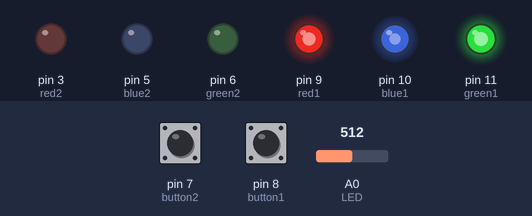
Recording of a sketch running on a simulated Arduino Uno, built with avr-gcc and run on an emulated ATmega328P. On the bench: output pins drawn as LEDs (lit = HIGH). Inputs (shaded band) come from the test bench; at power-on: A0 (LED) = 512, pin 8 (button1) HIGH, pin 7 (button2) HIGH. Random numbers use the default seed unless the sketch sets one.

Above: at 1.2 s.
1.3 s: A0 (LED) set to 122
At 4.2 s:
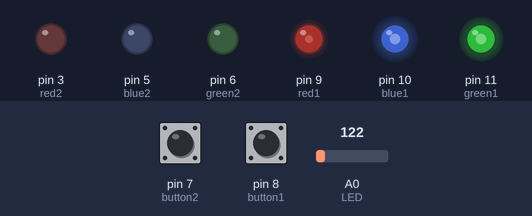
4.3 s: pin 8 (button1) pulled LOW for 3.2 s
At 4.9 s:
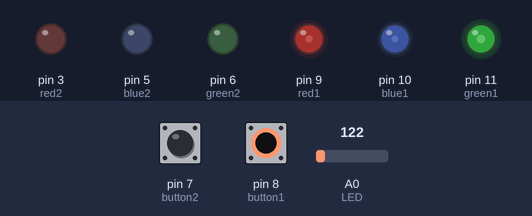
At 7.78 s:
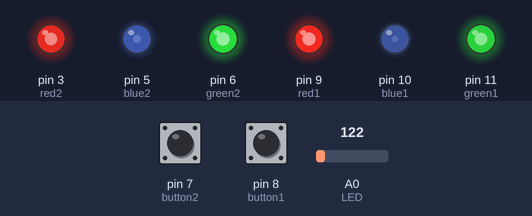
9.0 s: pin 7 (button2) pulled LOW for 1 s
12.0 s: A0 (LED) set to 5
15.0 s: pin 8 (button1) pulled LOW for 1 s
At 17.9 s:
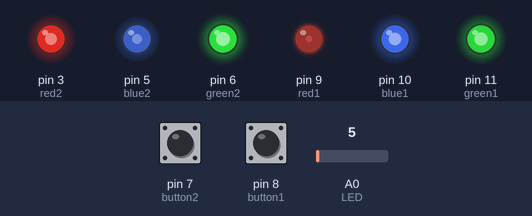
18.0 s: pin 7 (button2) pulled LOW for 3.2 s
Timing chart, 0 to 25.9 s (numbered marks = the images above; inputs shaded):
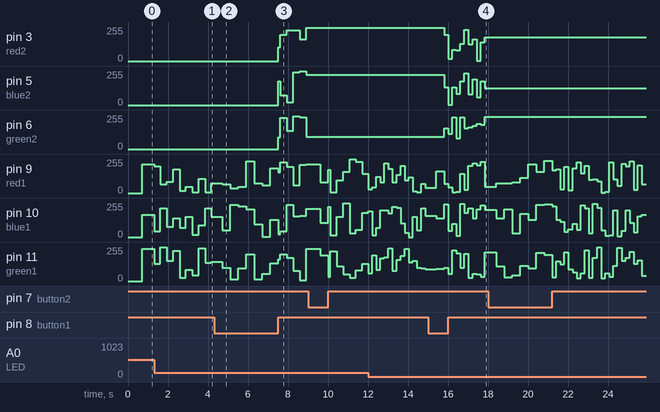

Measured:
- after the input at 4.3 s, pin 3 (red2): 0/255 → 103/255 after 3.2 s, → 197/255 0.12 s later, → 229/255 0.32 s later, → 232/255 0.32 s later, … (6 changes in this stretch); pin 5 (blue2): 0/255 → 180/255 after 3.2 s, → 72/255 0.12 s later, → 21/255 0.32 s later, → 246/255 0.32 s later, … (6 changes in this stretch)
- after the input at 15.0 s, pin 3 (red2): 250/255 → 196/255 after 0.80 s, → 18/255 0.20 s later, → 83/255 0.20 s later, → 81/255 0.20 s later, … (11 changes in this stretch); pin 5 (blue2): 228/255 → 134/255 after 0.80 s, → 2/255 0.20 s later, → 135/255 0.20 s later, → 83/255 0.20 s later, … (11 changes in this stretch)

The sketch:

Project_8.5_EN.ino
```cpp
// (licence header left out)
//led rgb 1
int red1 = 9; //red pin RGB led 1
int blue1 = 10; //blue pin RGB led 1
int green1 = 11; //green pin RGB led 1

//led rgb 2
int red2 = 3; //red pin RGB led 2
int blue2 = 5; //blue pin RGB led 2
int green2 = 6; //green pin RGB led 2

//other variables
int button1 = 8; //people join count
int button2 = 7; //people leave count
int people=0, late; //people counter and led delay
int debug=0; //variable to enable debugging (0 -> no, 1 -> yes)
unsigned long time0, timeA; //time count variables

void setup() {
  //setup code
  pinMode(red1, OUTPUT);
  pinMode(blue1, OUTPUT);
  pinMode(green1, OUTPUT);
  pinMode(red2, OUTPUT);
  pinMode(blue2, OUTPUT);
  pinMode(green2, OUTPUT);
  pinMode(button1, INPUT);
  pinMode(button2, INPUT);
  Serial.begin(9600); //serial monitor initialization
}

void loop() {
  //loop code
  timeA = millis(); //millis startup
  late=analogRead(A0); //read value speed color change LED
  late=map(late, 0, 1023, 200, 1200); //value adapting
  //reading join counter
  if(digitalRead(button1)==LOW) {
    delay(200);
    people++; //people increase
  }
  //reading leave counter
  if(digitalRead(button2)==LOW) {
    delay(200);
    people--; //people decrease
    if(people<0) { //negativity check (if people is less than 0 set value to 0)
      people=0;
    }
  }
  //check time difference with speed time
  if((timeA - time0) >= late) {
    time0=timeA;
    //RGB led function
    rgbLedDisplay(red1, blue1, green1,
                  random(256), random(256), random(256));
    //Checking the number of people and lighting RGB Led 2
    if(people>=15) {
      rgbLedDisplay(red2, blue2, green2,
                  random(256), random(256), random(256));
    }
  }
    /*
     * enable debug system in the serial monitor
     * if the variable is 1
     */
    if(debug==1) {
    Serial.print("\nPeople number: ");
    Serial.print(people);
    Serial.print(" Led Speed: ");
    Serial.print(late);
  }
}

/*
 * RGB led function for color
 * Variables structure:
 * @param redPin red led pin
 * @param bluePin blue led pin
 * @param greenPin green led pin
 * @param red red led intensity value
 * @param green green led intensity value
 * @param blue blue led intensity value
*/
void rgbLedDisplay(int redPin, int bluePin, int greenPin,
                   int red, int green, int blue) {
//Sets the output LED to a duty cycle
analogWrite(redPin, constrain(red, 0, 255));
analogWrite(greenPin, constrain(green, 0, 255));
analogWrite(bluePin, constrain(blue, 0, 255));
}
```
